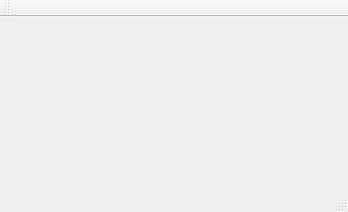
<?xml version="1.0" encoding="UTF-8"?>
<ui version="4.0">
 <class>MainWindow</class>
 <widget class="QMainWindow" name="MainWindow">
  <property name="geometry">
   <rect>
    <x>0</x>
    <y>0</y>
    <width>348</width>
    <height>212</height>
   </rect>
  </property>
  <property name="windowTitle">
   <string>MainWindow</string>
  </property>
  <widget class="QWidget" name="centralWidget"/>
  <widget class="QMenuBar" name="menuBar">
   <property name="geometry">
    <rect>
     <x>0</x>
     <y>0</y>
     <width>348</width>
     <height>22</height>
    </rect>
   </property>
  </widget>
  <widget class="QToolBar" name="mainToolBar">
   <attribute name="toolBarArea">
    <enum>TopToolBarArea</enum>
   </attribute>
   <attribute name="toolBarBreak">
    <bool>false</bool>
   </attribute>
  </widget>
  <widget class="QStatusBar" name="statusBar"/>
 </widget>
 <layoutdefault spacing="6" margin="11"/>
 <resources/>
 <connections/>
</ui>
